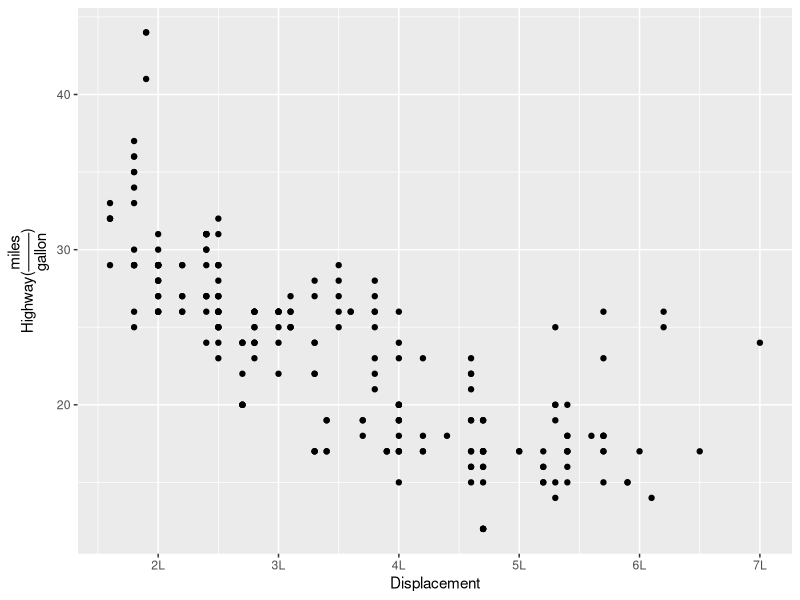
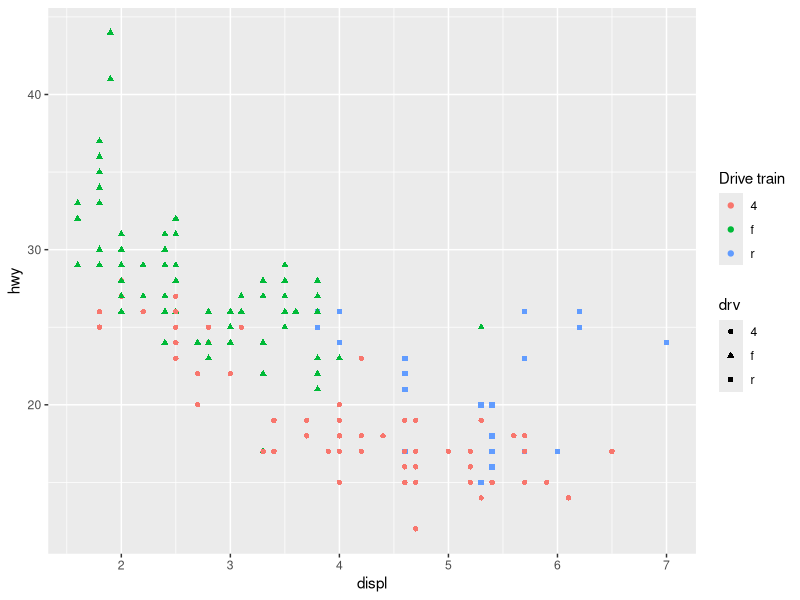
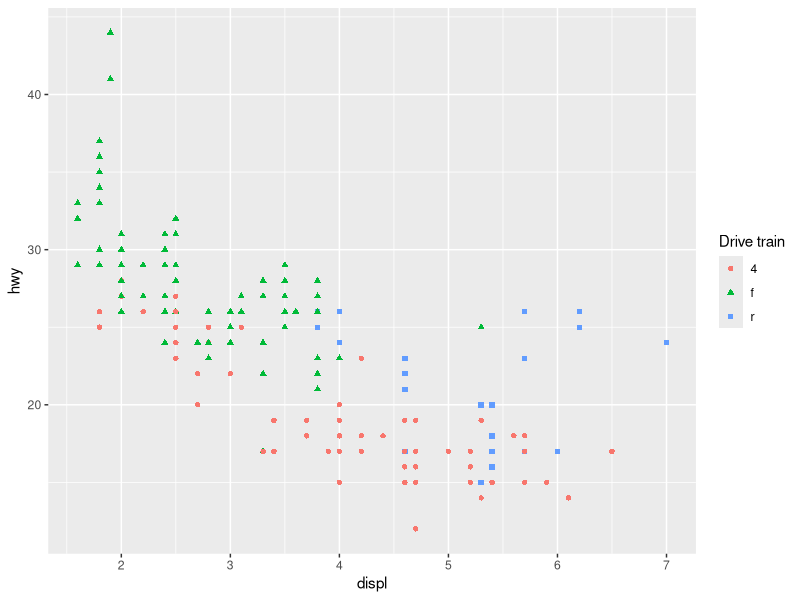
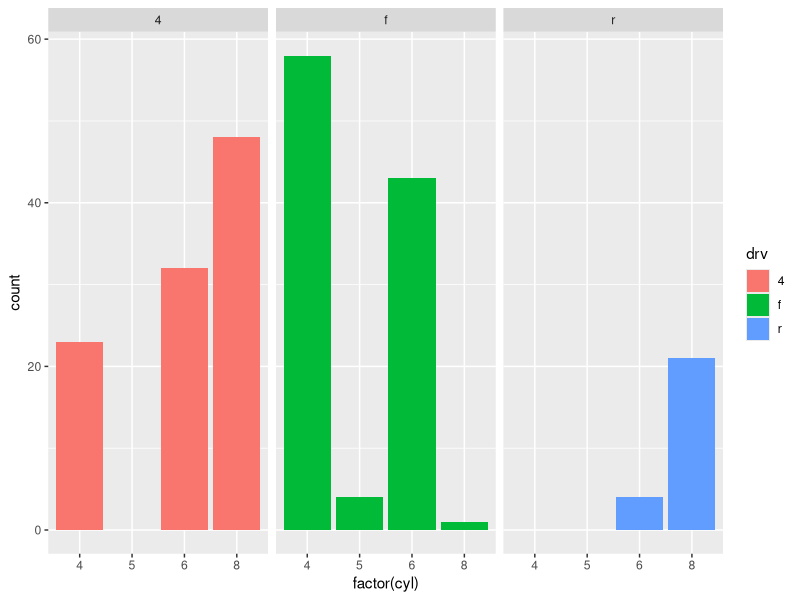
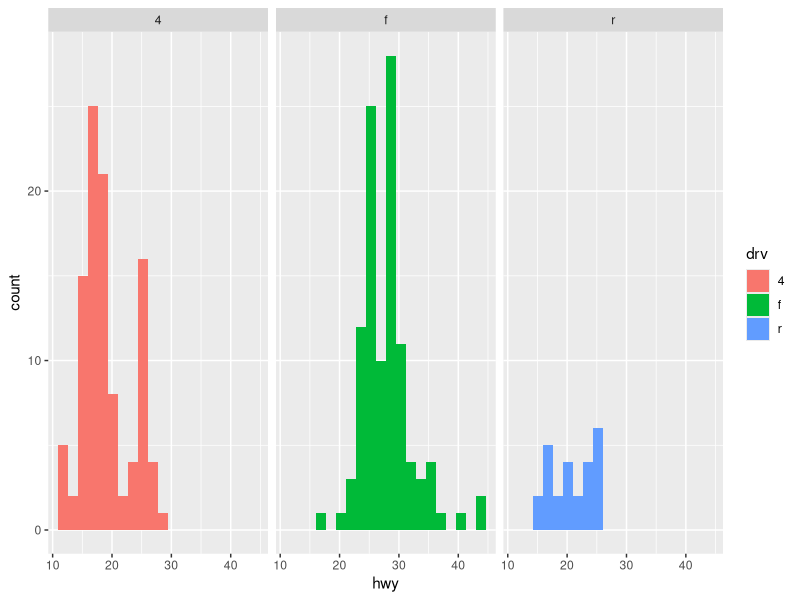
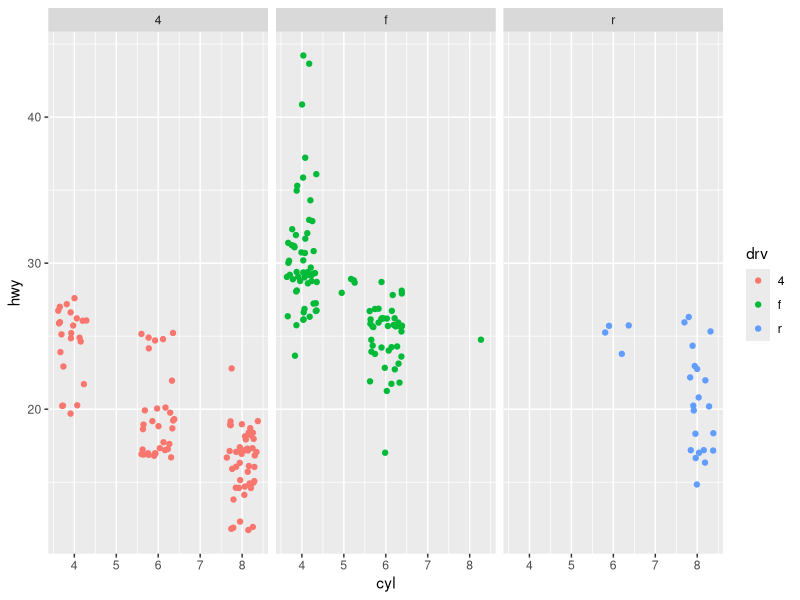
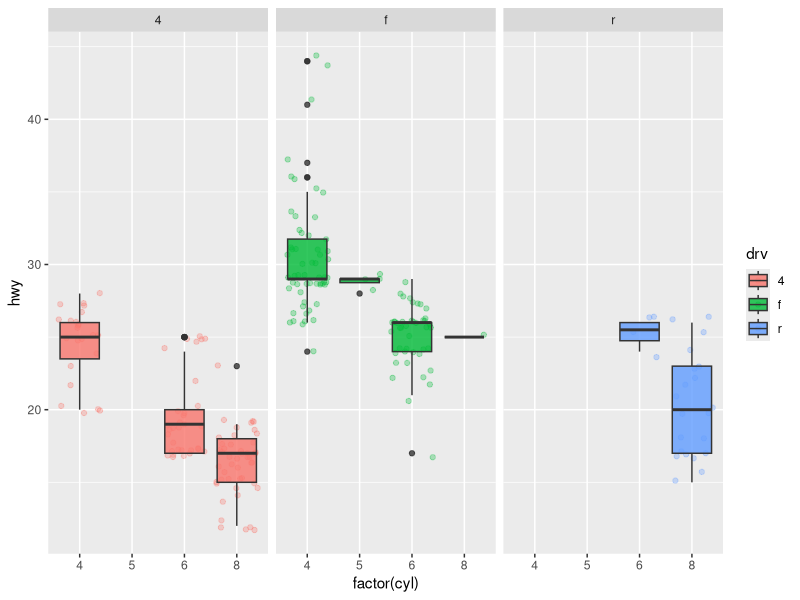
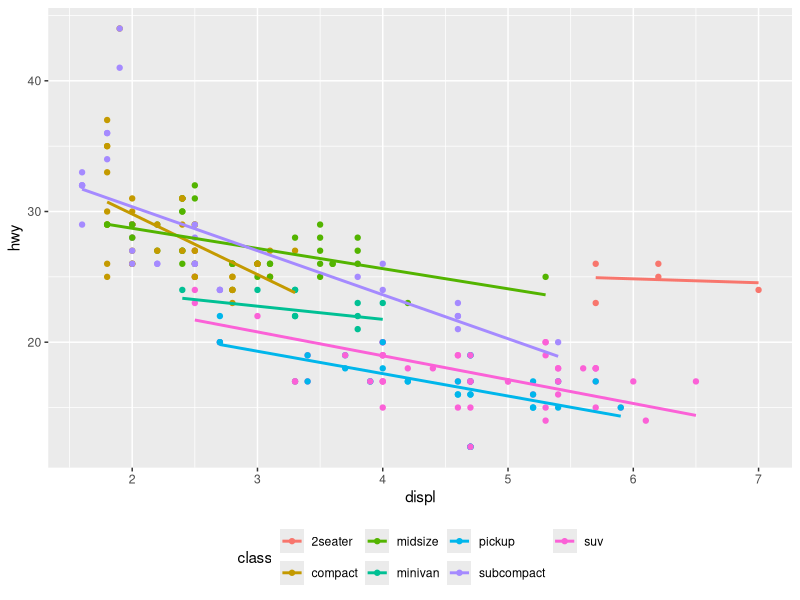

These figures' R source, in order:
## ---- chunk 1
library(tidyverse)
## ---- chunk 2
ggplot(mpg, aes(displ, hwy)) + geom_point() + 
  ylab(quote(paste("Highway","(",frac(miles,gallon),")")))+ 
  xlab("Displacement") + 
  scale_x_continuous(breaks= c(2,3,4,5,6,7), labels= paste0(c(2,3,4,5,6,7),"L"))

## ---- chunk 3
####문제코드
ggplot(mpg,aes(displ,hwy))+   
  geom_point(aes(colour=drv,shape=drv))+   
  scale_colour_discrete("Drive train") 
## ---- chunk 4
##해결
ggplot(mpg, aes(displ, hwy, color= drv)) + 
  geom_point(aes(shape= drv), show.legend = TRUE) +
  scale_colour_discrete("Drive train") + 
  scale_shape_discrete("Drive train")

## ---- chunk 5
#drv 별로 cyl의 분포
table(mpg$cyl)
ggplot(mpg, aes(factor(cyl), fill= drv)) + geom_bar() + facet_wrap(~drv)

## ---- chunk 6
#drv 별로 hwy의 분포
mpg %>% group_by(drv) %>% summarise(min(hwy),max(hwy))
ggplot(mpg, aes(hwy, fill= drv)) + geom_histogram(bins=20) + facet_wrap(~drv)

## ---- chunk 7
#drv 별로 cyl와 hwy의 분포
ggplot(mpg, aes(cyl, hwy, group= drv)) + geom_jitter(aes(color=drv)) + facet_wrap(~drv)

ggplot(mpg, aes(factor(cyl),hwy ))+geom_jitter(aes(color=drv), alpha=0.3)+
  geom_boxplot(aes(fill = drv), alpha=0.8) + facet_wrap(~drv)

## ---- chunk 8
ggplot(mpg, aes(displ, hwy, color=class))+ geom_point()+
  geom_smooth(method="lm", se= FALSE) + 
  theme(legend.position = "bottom")

